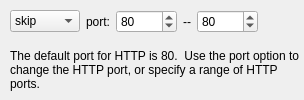
         <widget class="QWidget" name="label644">
          <attribute name="title">
           <string>http</string>
          </attribute>
          <layout class="QGridLayout">
           <property name="leftMargin">
            <number>10</number>
           </property>
           <property name="topMargin">
            <number>10</number>
           </property>
           <property name="rightMargin">
            <number>0</number>
           </property>
           <property name="bottomMargin">
            <number>0</number>
           </property>
           <item row="1" column="0" colspan="6">
            <widget class="QLabel" name="label679">
             <property name="text">
              <string>The default port for HTTP is 80.  Use the port option to change the HTTP port, or specify a range of HTTP ports.</string>
             </property>
             <property name="alignment">
              <set>Qt::AlignLeading|Qt::AlignLeft|Qt::AlignVCenter</set>
             </property>
             <property name="wordWrap">
              <bool>true</bool>
             </property>
            </widget>
           </item>
           <item row="0" column="3">
            <widget class="QLabel" name="label680">
             <property name="text">
              <string>--</string>
             </property>
             <property name="alignment">
              <set>Qt::AlignCenter</set>
             </property>
             <property name="wordWrap">
              <bool>false</bool>
             </property>
            </widget>
           </item>
           <item row="0" column="1">
            <widget class="QLabel" name="label678">
             <property name="text">
              <string>port:</string>
             </property>
             <property name="alignment">
              <set>Qt::AlignCenter</set>
             </property>
             <property name="wordWrap">
              <bool>false</bool>
             </property>
             <property name="buddy">
              <cstring>pix_ctiqbe_port</cstring>
             </property>
            </widget>
           </item>
           <item row="0" column="4">
            <widget class="QSpinBox" name="pix_http_port2">
             <property name="minimum">
              <number>1</number>
             </property>
             <property name="maximum">
              <number>65535</number>
             </property>
             <property name="value">
              <number>80</number>
             </property>
            </widget>
           </item>
           <item row="0" column="2">
            <widget class="QSpinBox" name="pix_http_port1">
             <property name="minimum">
              <number>1</number>
             </property>
             <property name="maximum">
              <number>65535</number>
             </property>
             <property name="value">
              <number>80</number>
             </property>
            </widget>
           </item>
           <item row="0" column="5">
            <spacer>
             <property name="orientation">
              <enum>Qt::Horizontal</enum>
             </property>
             <property name="sizeType">
              <enum>QSizePolicy::Expanding</enum>
             </property>
             <property name="sizeHint" stdset="0">
              <size>
               <width>40</width>
               <height>20</height>
              </size>
             </property>
            </spacer>
           </item>
           <item row="0" column="0">
            <widget class="QComboBox" name="pix_http_switch">
             <item>
              <property name="text">
               <string>skip</string>
              </property>
             </item>
             <item>
              <property name="text">
               <string>enable</string>
              </property>
             </item>
             <item>
              <property name="text">
               <string>disable</string>
              </property>
             </item>
            </widget>
           </item>
          </layout>
         </widget>
